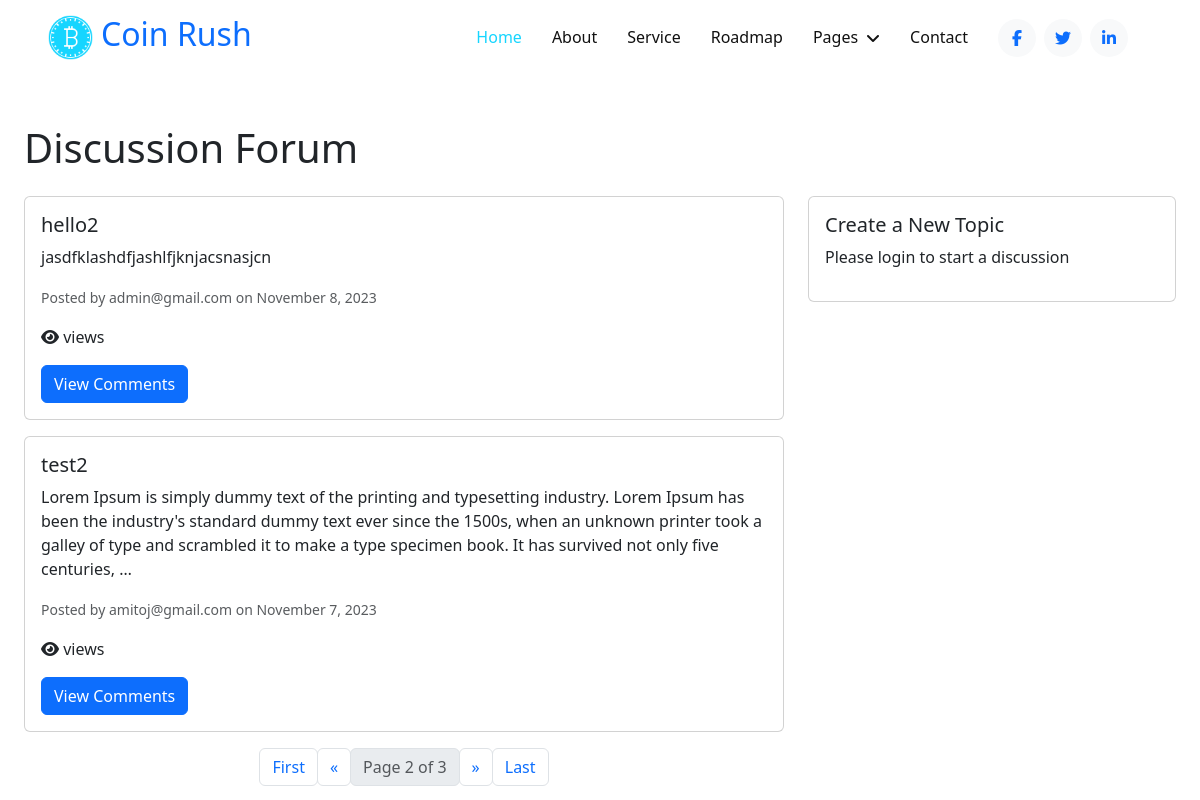
/discussion/?page=2, run on the app's committed database.
### coinRush/models.py (models this page shows, shortened)
class Post(models.Model):
    title = models.CharField(max_length=200)
    content = models.TextField()
    created_by = models.ForeignKey(User, on_delete=models.CASCADE)
    created_at = models.DateTimeField(auto_now_add=True)

class User(AbstractBaseUser, PermissionsMixin):
    email = models.EmailField(default="", unique=True, blank=True, max_length=255)
    name = models.CharField(max_length=255, blank=True, default="")
    profile_pic = models.ImageField(null=True, blank=True)
    photo_id = models.ImageField(null=True, blank=True)
    is_staff = models.BooleanField(default=False)
    is_active = models.BooleanField(default=True)
    is_superuser = models.BooleanField(default=False)
    created_date = models.DateTimeField(default=timezone.now())
    last_login = models.DateTimeField(blank=True, null=True)
    objects = AuthUserManager()
    USERNAME_FIELD = "email"
    EMAIL_FIELD = "email"
    REQUERIES_FIELD = []
    class Meta:
        verbose_name = "User"
        verbose_name_plural = "Users"

### coinRush/views.py (the view)
# urls.py: path("discussion/", views.discussion, name="discussion"),
def discussion(request):
    post_list = Post.objects.all().order_by(
        "-created_at"
    )  # Replace with your queryset for your posts
    paginator = Paginator(post_list, 2)  # Show 5 posts per page
    page = request.GET.get("page")
    posts = paginator.get_page(page)
    if request.method == "POST":
        form = PostForm(request.POST)
        if form.is_valid():
            post = form.save(commit=False)
            post.created_by = request.user  # Assign the logged-in user
            post.save()
            return redirect("discussion")
    else:
        form = PostForm()
    return render(request, "posts/discussion_all.html", {"posts": posts, "form": form})

### coinRush/templates/posts/discussion_all.html
{% extends "Base/base.html" %}
{% load static %}
{% block extraHead %}
    <link rel="stylesheet" href="{% static 'css/news.css' %}">
{% endblock extraHead %}
{% block content %}
  <div class="container-fluid">
    <h1 class="mt-5">Discussion Forum</h1>
    <div class="row mt-4">
        <div class="col-md-8">
            {% for post in posts %}
                <div class="card mb-3">
                    <div class="card-body">
                        <h5 class="card-title">{{ post.title }}</h5>
                        <p class="card-text">
                            {{ post.content|truncatewords:50 }}
                        </p>
                        <p class="card-text"><small class="text-muted">Posted by {{ post.created_by }} on {{ post.created_at|date:"F j, Y" }}</small></p>
                        <p class="card-text"><i class="fa fa-eye"></i> {{ post.views }} views</p>
                        <a href="{% url 'discussion_single' post.id %}" class="btn btn-primary">View Comments</a>
                    </div>
                </div>
            {% endfor %}
            <div class="pagination justify-content-center">
                <ul class="pagination">
                    {% if posts.has_previous %}
                        <li class="page-item">
                            <a class="page-link btn btn-light" href="?page=1" aria-label="First">
                                <span aria-hidden="true">First</span>
                            </a>
                        </li>
                        <li class="page-item">
                            <a class="page-link btn btn-light" href="?page={{ posts.previous_page_number }}" aria-label="Previous">
                                <span aria-hidden="true">&laquo;</span>
                            </a>
                        </li>
                    {% endif %}
                    <li class="page-item disabled">
                        <span class="page-link btn btn-light">Page {{ posts.number }} of {{ posts.paginator.num_pages }}</span>
                    </li>
                    {% if posts.has_next %}
                        <li class="page-item">
                            <a class="page-link btn btn-light" href="?page={{ posts.next_page_number }}" aria-label="Next">
                                <span aria-hidden="true">&raquo;</span>
                            </a>
                        </li>
                        <li class="page-item">
                            <a class="page-link btn btn-light" href="?page={{ posts.paginator.num_pages }}" aria-label="Last">
                                <span aria-hidden="true">Last</span>
                            </a>
                        </li>
                    {% endif %}
                </ul>
            </div>
        </div>
        <div class="col-md-4">
            <div class="card">
                <div class="card-body">
                    <h5 class="card-title">Create a New Topic</h5>
                    {% if user.is_authenticated %}
                    <form id="newTopicForm" method="post">
                             {% csrf_token %}
                        <div class="form-group">
                              {{ form.title.label_tag }}
                              {{ form.title }}
                        </div>
                        <div class="form-group">
                            {{ form.content.label_tag }}
                              {{ form.content }}
                        </div>
                        <button type="submit" class="btn btn-primary">Create Topic</button>
                    </form>
                    </form>
                    {% else %}
                        <p>Please login to start a discussion</p>
                    {% endif %}
                </div>
            </div>
        </div>
    </div>
</div>
{% endblock content %}

### coinRush/static/css/styles.css (style rules this page uses)
:root { --primary: #16D5FF; --secondary: #999999; --light: #F2F8FE; --dark: #111111; }
h4, h5, h6, .h4, .h5, .h6 { font-weight: 500 !important; }
.btn { font-weight: 500; transition: .5s; }
.btn.btn-primary { color: #FFFFFF; }

### data on the page
Post: title "hello2", content "jasdfklashdfjashlfjknjacsnasjcn", created_by "admin@gmail.com", created_at "November 8, 2023"
Post: title "test2", content "Lorem Ipsum is simply dummy text of the printing and typesetting industry. Lorem Ipsum has been the industry's standard dummy text ever since the 1500s, when an unknown printer took a galley of type and scrambled it to make a type specimen book. It has survived not only five centuries, …", created_by "amitoj@gmail.com", created_at "November 7, 2023"

### other printed values
{{ posts.number }} "2"
{{ posts.paginator.num_pages }} "3"
